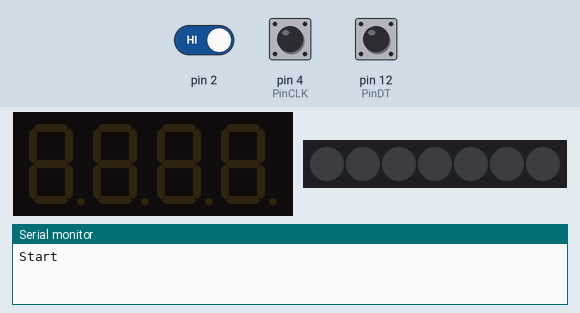
This sketch was run on a simulated Arduino Uno, built with avr-gcc and run on an emulated ATmega328P. On the bench: 4-digit seven-segment display, 7 RGB LEDs in strip order, left to right, the last lines printed to the serial monitor. Inputs (shaded band) come from the test bench; at power-on: pin 2 HIGH, pin 4 (PinCLK) HIGH, pin 12 (PinDT) HIGH. Dim RGB values are drawn brighter than linear.

Above: at 1.2 s.
1.3 s: pin 2 driven LOW
At 1.89 s:
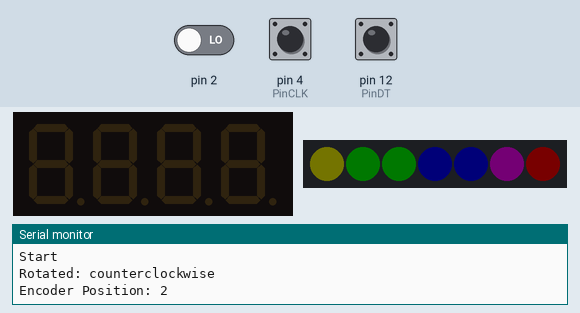
At 3.13 s:
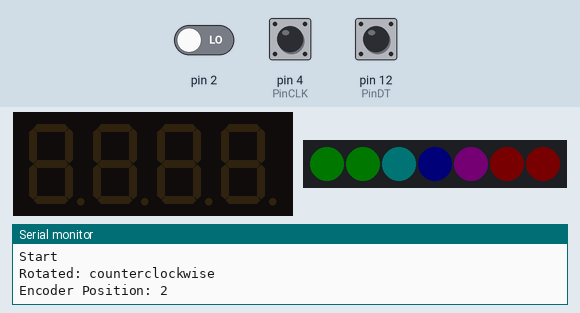
Timing chart, 0 to 9.5 s (numbered marks = the images above; inputs shaded):
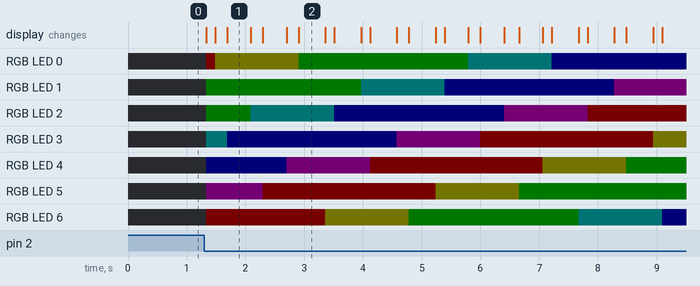

Measured:
- after the input at 1.3 s, RGB LED 0: off → RGB(2, 0, 0) at once, → RGB(1, 1, 0) 0.15 s later, → RGB(0, 2, 0) 1.4 s later, → RGB(0, 1, 1) 2.9 s later, … (5 changes in this stretch); RGB LED 1: off → RGB(0, 2, 0) at once, → RGB(0, 1, 1) 2.6 s later, → RGB(0, 0, 2) 1.4 s later, → RGB(1, 0, 1) 2.9 s later
- what the display in image 1 shows lasts 0.4 s, from 1.7 s to 2.1 s
- what the display in image 2 shows lasts 0.5 s, from 2.9 s to 3.4 s

The sketch:

crystal.ino
```cpp
#include <Arduino.h>
#include <Adafruit_NeoPixel.h>
#include <TimerOne.h>
#include "RTClib.h" // Library for the RTC
#include "TM1637.h"
#define ON 1
#define OFF 0

// http://henrysbench.capnfatz.com/henrys-bench/arduino-sensors-and-input/keyes-ky-040-arduino-rotary-encoder-user-manual/
// https://bigdanzblog.wordpress.com/2014/08/16/using-a-ky040-rotary-encoder-with-arduino/
// https://github.com/adafruit/Adafruit_NeoPixel/blob/master/Adafruit_NeoPixel.cpp

int PinDT  = 12;  // Connected to DT on KY-040
int PinCLK = 4;  // Connected to CLK on KY-040 // INT 0 on Teensy 2.0
int PinSW  = 8;  // Connected to SW on KY-040  // INT 1 on Teensy 2.0
int PinNeo = 15;
#define CLK 19 //pins definitions for TM1637 and can be changed to other ports
#define DIO 18

int8_t TimeDisp[] = {0x00,0x00,0x00,0x00};
unsigned char ClockPoint = 1;
unsigned char Update;

TM1637 tm1637(CLK,DIO);
RTC_DS1307 RTC;

int onState = 0;
int encoderPosNight = 10; // We will start with this for a night light
int encoderPosMax = 250;
int encoderPosMin = 5;
int encoderPosCount = encoderPosNight;
int pinCLKlast;
int aVal;
int buttonState = 0;         // variable for reading the pushbutton status
boolean bCW;

// Parameter 1 = number of pixels in strip
// Parameter 2 = Arduino pin number (most are valid)
// Parameter 3 = pixel type flags, add together as needed:
//   NEO_KHZ800  800 KHz bitstream (most NeoPixel products w/WS2812 LEDs)
//   NEO_KHZ400  400 KHz (classic 'v1' (not v2) FLORA pixels, WS2811 drivers)
//   NEO_GRB     Pixels are wired for GRB bitstream (most NeoPixel products)
//   NEO_RGB     Pixels are wired for RGB bitstream (v1 FLORA pixels, not v2)
//   NEO_RGBW    Pixels are wired for RGBW bitstream (NeoPixel RGBW products)
Adafruit_NeoPixel strip = Adafruit_NeoPixel(7, PinNeo, NEO_GRB + NEO_KHZ800);

// IMPORTANT: To reduce NeoPixel burnout risk, add 1000 uF capacitor across
// pixel power leads, add 300 - 500 Ohm resistor on first pixel's data input
// and minimize distance between Arduino and first pixel.  Avoid connecting
// on a live circuit...if you must, connect GND first.

void changeBrightness ()  {
 aVal = digitalRead(PinCLK);
 // if the knob is rotating, we need to determine direction
 // We do that by reading pin DT.
 if (digitalRead(PinDT) != aVal) {  // Means pin A Changed first - We're Rot ating Clockwise
   if(encoderPosCount < encoderPosMax) {
     encoderPosCount=encoderPosCount+8;
   }
   bCW = true;
 } else {// Otherwise B changed first and we're moving CCW
   bCW = false;
   if(encoderPosCount > encoderPosMin) {
     encoderPosCount=encoderPosCount-8;
   }
 }
 Serial.print ("Rotated: ");
 if (bCW){
   Serial.println ("clockwise");
 }else{
   Serial.println("counterclockwise");
 }
 Serial.print("Encoder Position: ");
 Serial.println(encoderPosCount);

 strip.setBrightness(encoderPosCount);
}

void encoderSwitch ()  {
 buttonState = digitalRead(PinSW);

 onState = 1 % onState; // Modulus Operator

 if(onState == 0) {
  strip.setBrightness(0);
 } else {
  encoderPosCount=encoderPosNight;
  strip.setBrightness(encoderPosNight);
 }

 Serial.print("buttonState: ");
 Serial.println(buttonState);
 Serial.print("onState: ");
 Serial.println(onState);

 delay(1000); // Not sure this helps. Need more testing
}

void setup() {
 RTC.begin();
 RTC.adjust(DateTime(__DATE__, __TIME__));

 tm1637.set(.5);
 tm1637.init();
 Timer1.initialize(500000);//timing for 500ms
 Timer1.attachInterrupt(TimingISR);//declare the interrupt serve routine:TimingISR

 pinMode (PinCLK,INPUT);
 pinMode (PinDT,INPUT);
 pinMode (PinSW,INPUT);
 /* Read Pin CLK
 Whatever state it's in will reflect the last position
 */
 pinCLKlast = digitalRead(PinCLK);
// Serial.begin (9600);
 Serial.begin (115200);

  attachInterrupt(0, changeBrightness, FALLING);   // interrupt 0
  attachInterrupt(3, encoderSwitch, FALLING);   // interrupt 1

  Serial.println("Start");


  strip.begin();
  strip.show(); // Initialize all pixels to 'off'

  onState = 0;
  strip.setBrightness(0);
}


void loop() {
 rainbowCycle(50);

   if(Update == ON) {
    TimeUpdate();
    tm1637.display(TimeDisp);
  }
}


// Slightly different, this makes the rainbow equally distributed throughout
void rainbowCycle(uint8_t wait) {
  uint16_t i, j;

  for(j=0; j<256*5; j++) { // 5 cycles of all colors on wheel
    for(i=0; i< strip.numPixels(); i++) {
      strip.setPixelColor(i, Wheel(((i * 256 / strip.numPixels()) + j) & 255));
    }
    strip.show();
    delay(wait);
  }
}


// Input a value 0 to 255 to get a color value.
// The colours are a transition r - g - b - back to r.
uint32_t Wheel(byte WheelPos) {
  WheelPos = 255 - WheelPos;
  if(WheelPos < 85) {
    return strip.Color(255 - WheelPos * 3, 0, WheelPos * 3);
  }
  if(WheelPos < 170) {
    WheelPos -= 85;
    return strip.Color(0, WheelPos * 3, 255 - WheelPos * 3);
  }
  WheelPos -= 170;
  return strip.Color(WheelPos * 3, 255 - WheelPos * 3, 0);
}

void TimingISR() {
  Update = ON;
 // Serial.println(second);
  ClockPoint = (~ClockPoint) & 0x01;
}
void TimeUpdate(void) {
  DateTime now = RTC.now();

  if(ClockPoint)tm1637.point(POINT_ON);
  else tm1637.point(POINT_OFF);
  TimeDisp[0] = now.hour() / 10;
  if(now.hour() > 12) {
    TimeDisp[1] = (now.hour() % 10)-12;
  } else {
    TimeDisp[1] = now.hour() % 10;
  }
  TimeDisp[2] = now.minute() / 10;
  TimeDisp[3] = now.minute() % 10;
  Update = OFF;
}
```
